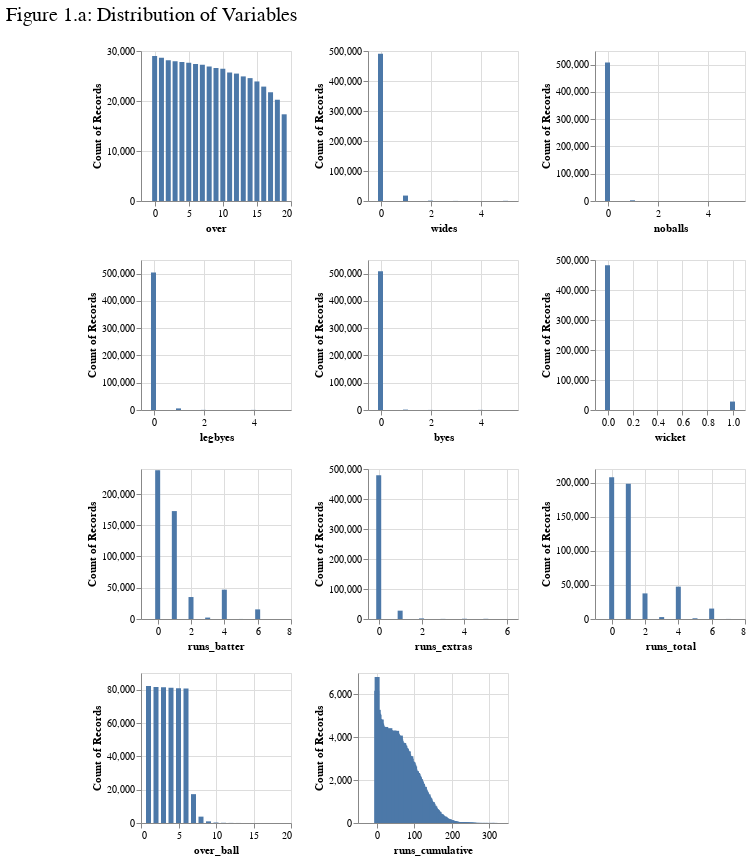

Write notebook code for a chart like this one.
### Markdown cell above
The dataset contains 28 columns and 510652 observations related to cricket. The ratio of quantitative to categorical (ordinal and nominal) data is approximately 50:50. Note that the columns **player_out, player_out_id, fielder_name, fielders_id, and wicket_type** show a significant amount of missing values. Player_out and player_out_id may be missing due to inapplicability (e.g., no one is out), which results in fielder_name, fielder_id, and wicket_type being invalid in these observations. Thus, these missing data are likely classified as **missing at random(MAR)**. Given the complexity of imputing these values, they are unlikely to be included in our further analysis.

Note that, among the 28 columns, there were few attributes generated based on existing columns, and they are "over_ball", "inning", "runs_cumulative", and "powerplay". Although they are all integers, it is important to note that, only "overball" and "runs_cumulative" are quantitative, whereas "inning" and "powerplay" are categorical. Detailed calculations of these attributes are in the `cricsheet-json-parsing.ipynb` file.

### Code cell
def vis_bar(x_input, width, height):
    return alt.Chart(train_data).mark_bar().encode(
        x = x_input,
        y = "count()"
    ).properties(
        width = width, 
        height = height
    )

over = vis_bar("over", 150, 150)
wides = vis_bar("wides", 150, 150)
noballs = vis_bar("noballs", 150, 150)
legbyes = vis_bar("legbyes", 150, 150)
byes = vis_bar("byes", 150, 150)
wicket = vis_bar("wicket", 150, 150)
run_batter = vis_bar("runs_batter", 150, 150)
run_extras = vis_bar("runs_extras", 150, 150)
run_total = vis_bar("runs_total", 150, 150)
over_ball = vis_bar("over_ball", 150, 150)
runs_cumulative = vis_bar("runs_cumulative", 150, 150)

title_1_a = alt.Chart(
    {"values": [{"text": "Figure 1.1: Distribution of Variables"}]}
).mark_text(size=20).encode(
    text="text:N"
)

v1 = alt.hconcat(over, wides, noballs)
v2 = alt.hconcat(legbyes, byes, wicket)
v3 = alt.hconcat(run_batter, run_extras, run_total)
v4 = alt.hconcat(over_ball, runs_cumulative)
alt.vconcat(title_1_a, v1, v2, v3, v4)

### Figure 1 — Vega specification as saved in the notebook (floating-point values rounded to 4 significant figures; data arrays with more than 128 entries replaced by an {"elided": "..."} marker saying what was removed)
{"$schema": "https://vega.github.io/schema/vega/v5.json", "background": "white", "data": [{"name": "data-e28bbd29196adbd423c09654646b514c", "values": [{"text": "Figure 1.a: Distribution of Variables"}]}, {"name": "source_0"}, {"name": "source_1"}, {"name": "source_2"}, {"name": "source_3"}, {"name": "data_0", "values": [{"__count": 27959, "over": 3}, {"__count": 27674, "over": 5}, {"__count": 21748, "over": 17}, {"__count": 27787, "over": 4}, {"__count": 29017, "over": 0}, {"__count": 28157, "over": 2}, {"__count": 26458, "over": 10}, {"__count": 27228, "over": 7}, {"__count": 25483, "over": 12}, {"__count": 22880, "over": 16}, {"__count": 25722, "over": 11}, {"__count": 24920, "over": 13}, {"__count": 17340, "over": 19}, {"__count": 23910, "over": 15}, {"__count": 27396, "over": 6}, {"__count": 24575, "over": 14}, {"__count": 26917, "over": 8}, {"__count": 20252, "over": 18}, {"__count": 26579, "over": 9}, {"__count": 28650, "over": 1}]}, {"name": "data_1", "values": [{"__count": 490474, "wides": 0}, {"__count": 18104, "wides": 1}, {"__count": 1166, "wides": 2}, {"__count": 285, "wides": 3}, {"__count": 595, "wides": 5}, {"__count": 28, "wides": 4}]}, {"name": "data_2", "values": [{"__count": 508065, "noballs": 0}, {"__count": 2566, "noballs": 1}, {"__count": 7, "noballs": 5}, {"__count": 12, "noballs": 2}, {"__count": 2, "noballs": 3}]}, {"name": "data_3", "values": [{"__count": 503870, "legbyes": 0}, {"__count": 5884, "legbyes": 1}, {"__count": 456, "legbyes": 2}, {"__count": 402, "legbyes": 4}, {"__count": 31, "legbyes": 3}, {"__count": 9, "legbyes": 5}]}, {"name": "data_4", "values": [{"__count": 508502, "byes": 0}, {"__count": 1416, "byes": 1}, {"__count": 26, "byes": 3}, {"__count": 446, "byes": 4}, {"__count": 259, "byes": 2}, {"__count": 3, "byes": 5}]}, {"name": "data_5", "values": [{"__count": 482548, "wicket": 0}, {"__count": 28104, "wicket": 1}]}, {"name": "data_6", "values": [{"__count": 238158, "runs_batter": 0}, {"__count": 172657, "runs_batter": 1}, {"__count": 2294, "runs_batter": 3}, {"__count": 46938, "runs_batter": 4}, {"__count": 35137, "runs_batter": 2}, {"__count": 15388, "runs_batter": 6}, {"__count": 78, "runs_batter": 5}, {"__count": 2, "runs_batter": 7}]}, {"name": "data_7", "values": [{"__count": 479039, "runs_extras": 0}, {"__count": 27824, "runs_extras": 1}, {"__count": 1930, "runs_extras": 2}, {"__count": 360, "runs_extras": 3}, {"__count": 853, "runs_extras": 4}, {"__count": 645, "runs_extras": 5}, {"__count": 1, "runs_extras": 6}]}, {"name": "data_8", "values": [{"__count": 207849, "runs_total": 0}, {"__count": 198512, "runs_total": 1}, {"__count": 2828, "runs_total": 3}, {"__count": 47449, "runs_total": 4}, {"__count": 37551, "runs_total": 2}, {"__count": 15297, "runs_total": 6}, {"__count": 1067, "runs_total": 5}, {"__count": 99, "runs_total": 7}]}, {"name": "data_9", "values": [{"__count": 81661, "over_ball": 2}, {"__count": 81126, "over_ball": 4}, {"__count": 80646, "over_ball": 6}, {"__count": 82174, "over_ball": 1}, {"__count": 80887, "over_ball": 5}, {"__count": 81515, "over_ball": 3}, {"__count": 17304, "over_ball": 7}, {"__count": 3819, "over_ball": 8}, {"__count": 985, "over_ball": 9}, {"__count": 292, "over_ball": 10}, {"__count": 127, "over_ball": 11}, {"__count": 64, "over_ball": 12}, {"__count": 27, "over_ball": 13}, {"__count": 5, "over_ball": 16}, {"__count": 5, "over_ball": 15}, {"__count": 11, "over_ball": 14}, {"__count": 2, "over_ball": 17}, {"__count": 1, "over_ball": 19}, {"__count": 1, "over_ball": 18}]}, {"name": "data_10", "values": {"elided": "305 records"}}, {"name": "data_0_concat_1_concat_0_x_domain_over", "values": [{"max": 19, "min": 0}]}, {"name": "data_0_concat_1_concat_0_y_domain___count", "values": [{"max": 29017, "min": 17340}]}, {"name": "data_1_concat_1_concat_1_x_domain_wides", "values": [{"max": 5, "min": 0}]}, {"name": "data_1_concat_1_concat_1_y_domain___count", "values": [{"max": 490474, "min": 28}]}, {"name": "data_2_concat_1_concat_2_x_domain_noballs", "values": [{"max": 5, "min": 0}]}, {"name": "data_2_concat_1_concat_2_y_domain___count", "values": [{"max": 508065, "min": 2}]}, {"name": "data_3_concat_2_concat_0_x_domain_legbyes", "values": [{"max": 5, "min": 0}]}, {"name": "data_3_concat_2_concat_0_y_domain___count", "values": [{"max": 503870, "min": 9}]}, {"name": "data_4_concat_2_concat_1_x_domain_byes", "values": [{"max": 5, "min": 0}]}, {"name": "data_4_concat_2_concat_1_y_domain___count", "values": [{"max": 508502, "min": 3}]}, {"name": "data_5_concat_2_concat_2_x_domain_wicket", "values": [{"max": 1, "min": 0}]}, {"name": "data_5_concat_2_concat_2_y_domain___count", "values": [{"max": 482548, "min": 28104}]}, {"name": "data_6_concat_3_concat_0_x_domain_runs_batter", "values": [{"max": 7, "min": 0}]}, {"name": "data_6_concat_3_concat_0_y_domain___count", "values": [{"max": 238158, "min": 2}]}, {"name": "data_7_concat_3_concat_1_x_domain_runs_extras", "values": [{"max": 6, "min": 0}]}, {"name": "data_7_concat_3_concat_1_y_domain___count", "values": [{"max": 479039, "min": 1}]}, {"name": "data_8_concat_3_concat_2_x_domain_runs_total", "values": [{"max": 7, "min": 0}]}, {"name": "data_8_concat_3_concat_2_y_domain___count", "values": [{"max": 207849, "min": 99}]}, {"name": "data_9_concat_4_concat_0_x_domain_over_ball", "values": [{"max": 19, "min": 1}]}, {"name": "data_9_concat_4_concat_0_y_domain___count", "values": [{"max": 82174, "min": 1}]}, {"name": "data_10_concat_4_concat_1_x_domain_runs_cumulative", "values": [{"max": 333, "min": 0}]}, {"name": "data_10_concat_4_concat_1_y_domain___count", "values": [{"max": 6808, "min": 1}]}], "layout": {"align": "each", "bounds": "full", "columns": 1, "padding": 20}, "marks": [{"encode": {"update": {"height": {"signal": "concat_0_height"}, "width": {"signal": "concat_0_width"}}}, "marks": [{"encode": {"update": {"align": {"value": "center"}, "baseline": {"value": "middle"}, "description": {"signal": "\"text: \" + (isValid(datum[\"text\"]) ? datum[\"text\"] : \"\"+datum[\"text\"])"}, "fill": {"value": "black"}, "fontSize": {"value": 20}, "text": {"signal": "isValid(datum[\"text\"]) ? datum[\"text\"] : \"\"+datum[\"text\"]"}, "x": {"mult": 0.5, "signal": "concat_0_width"}, "y": {"mult": 0.5, "signal": "concat_0_height"}}}, "from": {"data": "data-e28bbd29196adbd423c09654646b514c"}, "name": "concat_0_marks", "style": ["text"], "type": "text"}], "name": "concat_0_group", "style": "view", "type": "group"}, {"layout": {"align": "each", "bounds": "full", "padding": 20}, "marks": [{"axes": [{"aria": false, "domain": false, "grid": true, "gridScale": "concat_1_concat_0_y", "labels": false, "maxExtent": 0, "minExtent": 0, "orient": "bottom", "scale": "concat_1_concat_0_x", "tickCount": {"signal": "ceil(concat_1_childWidth/40)"}, "ticks": false, "zindex": 0}, {"aria": false, "domain": false, "grid": true, "gridScale": "concat_1_concat_0_x", "labels": false, "maxExtent": 0, "minExtent": 0, "orient": "left", "scale": "concat_1_concat_0_y", "tickCount": {"signal": "ceil(concat_1_height/40)"}, "ticks": false, "zindex": 0}, {"grid": false, "labelFlush": true, "labelOverlap": true, "orient": "bottom", "scale": "concat_1_concat_0_x", "tickCount": {"signal": "ceil(concat_1_childWidth/40)"}, "title": "over", "zindex": 0}, {"grid": false, "labelOverlap": true, "orient": "left", "scale": "concat_1_concat_0_y", "tickCount": {"signal": "ceil(concat_1_height/40)"}, "title": "Count of Records", "zindex": 0}], "encode": {"update": {"height": {"signal": "concat_1_height"}, "width": {"signal": "concat_1_childWidth"}}}, "marks": [{"encode": {"update": {"ariaRoleDescription": {"value": "bar"}, "description": {"signal": "\"over: \" + (format(datum[\"over\"], \"\")) + \"; Count of Records: \" + (format(datum[\"__count\"], \"\"))"}, "fill": {"value": "#4c78a8"}, "width": {"value": 5}, "xc": {"field": "over", "scale": "concat_1_concat_0_x"}, "y": {"field": "__count", "scale": "concat_1_concat_0_y"}, "y2": {"scale": "concat_1_concat_0_y", "value": 0}}}, "from": {"data": "data_0"}, "name": "concat_1_concat_0_marks", "style": ["bar"], "type": "rect"}], "name": "concat_1_concat_0_group", "style": "cell", "type": "group"}, {"axes": [{"aria": false, "domain": false, "grid": true, "gridScale": "concat_1_concat_1_y", "labels": false, "maxExtent": 0, "minExtent": 0, "orient": "bottom", "scale": "concat_1_concat_1_x", "tickCount": {"signal": "ceil(concat_1_childWidth/40)"}, "ticks": false, "zindex": 0}, {"aria": false, "domain": false, "grid": true, "gridScale": "concat_1_concat_1_x", "labels": false, "maxExtent": 0, "minExtent": 0, "orient": "left", "scale": "concat_1_concat_1_y", "tickCount": {"signal": "ceil(concat_1_height/40)"}, "ticks": false, "zindex": 0}, {"grid": false, "labelFlush": true, "labelOverlap": true, "orient": "bottom", "scale": "concat_1_concat_1_x", "tickCount": {"signal": "ceil(concat_1_childWidth/40)"}, "title": "wides", "zindex": 0}, {"grid": false, "labelOverlap": true, "orient": "left", "scale": "concat_1_concat_1_y", "tickCount": {"signal": "ceil(concat_1_height/40)"}, "title": "Count of Records", "zindex": 0}], "encode": {"update": {"height": {"signal": "concat_1_height"}, "width": {"signal": "concat_1_childWidth"}}}, "marks": [{"encode": {"update": {"ariaRoleDescription": {"value": "bar"}, "description": {"signal": "\"wides: \" + (format(datum[\"wides\"], \"\")) + \"; Count of Records: \" + (format(datum[\"__count\"], \"\"))"}, "fill": {"value": "#4c78a8"}, "width": {"value": 5}, "xc": {"field": "wides", "scale": "concat_1_concat_1_x"}, "y": {"field": "__count", "scale": "concat_1_concat_1_y"}, "y2": {"scale": "concat_1_concat_1_y", "value": 0}}}, "from": {"data": "data_1"}, "name": "concat_1_concat_1_marks", "style": ["bar"], "type": "rect"}], "name": "concat_1_concat_1_group", "style": "cell", "type": "group"}, {"axes": [{"aria": false, "domain": false, "grid": true, "gridScale": "concat_1_concat_2_y", "labels": false, "maxExtent": 0, "minExtent": 0, "orient": "bottom", "scale": "concat_1_concat_2_x", "tickCount": {"signal": "ceil(concat_1_childWidth/40)"}, "ticks": false, "zindex": 0}, {"aria": false, "domain": false, "grid": true, "gridScale": "concat_1_concat_2_x", "labels": false, "maxExtent": 0, "minExtent": 0, "orient": "left", "scale": "concat_1_concat_2_y", "tickCount": {"signal": "ceil(concat_1_height/40)"}, "ticks": false, "zindex": 0}, {"grid": false, "labelFlush": true, "labelOverlap": true, "orient": "bottom", "scale": "concat_1_concat_2_x", "tickCount": {"signal": "ceil(concat_1_childWidth/40)"}, "title": "noballs", "zindex": 0}, {"grid": false, "labelOverlap": true, "orient": "left", "scale": "concat_1_concat_2_y", "tickCount": {"signal": "ceil(concat_1_height/40)"}, "title": "Count of Records", "zindex": 0}], "encode": {"update": {"height": {"signal": "concat_1_height"}, "width": {"signal": "concat_1_childWidth"}}}, "marks": [{"encode": {"update": {"ariaRoleDescription": {"value": "bar"}, "description": {"signal": "\"noballs: \" + (format(datum[\"noballs\"], \"\")) + \"; Count of Records: \" + (format(datum[\"__count\"], \"\"))"}, "fill": {"value": "#4c78a8"}, "width": {"value": 5}, "xc": {"field": "noballs", "scale": "concat_1_concat_2_x"}, "y": {"field": "__count", "scale": "concat_1_concat_2_y"}, "y2": {"scale": "concat_1_concat_2_y", "value": 0}}}, "from": {"data": "data_2"}, "name": "concat_1_concat_2_marks", "style": ["bar"], "type": "rect"}], "name": "concat_1_concat_2_group", "style": "cell", "type": "group"}], "name": "concat_1_group", "type": "group"}, {"layout": {"align": "each", "bounds": "full", "padding": 20}, "marks": [{"axes": [{"aria": false, "domain": false, "grid": true, "gridScale": "concat_2_concat_0_y", "labels": false, "maxExtent": 0, "minExtent": 0, "orient": "bottom", "scale": "concat_2_concat_0_x", "tickCount": {"signal": "ceil(concat_2_childWidth/40)"}, "ticks": false, "zindex": 0}, {"aria": false, "domain": false, "grid": true, "gridScale": "concat_2_concat_0_x", "labels": false, "maxExtent": 0, "minExtent": 0, "orient": "left", "scale": "concat_2_concat_0_y", "tickCount": {"signal": "ceil(concat_2_height/40)"}, "ticks": false, "zindex": 0}, {"grid": false, "labelFlush": true, "labelOverlap": true, "orient": "bottom", "scale": "concat_2_concat_0_x", "tickCount": {"signal": "ceil(concat_2_childWidth/40)"}, "title": "legbyes", "zindex": 0}, {"grid": false, "labelOverlap": true, "orient": "left", "scale": "concat_2_concat_0_y", "tickCount": {"signal": "ceil(concat_2_height/40)"}, "title": "Count of Records", "zindex": 0}], "encode": {"update": {"height": {"signal": "concat_2_height"}, "width": {"signal": "concat_2_childWidth"}}}, "marks": [{"encode": {"update": {"ariaRoleDescription": {"value": "bar"}, "description": {"signal": "\"legbyes: \" + (format(datum[\"legbyes\"], \"\")) + \"; Count of Records: \" + (format(datum[\"__count\"], \"\"))"}, "fill": {"value": "#4c78a8"}, "width": {"value": 5}, "xc": {"field": "legbyes", "scale": "concat_2_concat_0_x"}, "y": {"field": "__count", "scale": "concat_2_concat_0_y"}, "y2": {"scale": "concat_2_concat_0_y", "value": 0}}}, "from": {"data": "data_3"}, "name": "concat_2_concat_0_marks", "style": ["bar"], "type": "rect"}], "name": "concat_2_concat_0_group", "style": "cell", "type": "group"}, {"axes": [{"aria": false, "domain": false, "grid": true, "gridScale": "concat_2_concat_1_y", "labels": false, "maxExtent": 0, "minExtent": 0, "orient": "bottom", "scale": "concat_2_concat_1_x", "tickCount": {"signal": "ceil(concat_2_childWidth/40)"}, "ticks": false, "zindex": 0}, {"aria": false, "domain": false, "grid": true, "gridScale": "concat_2_concat_1_x", "labels": false, "maxExtent": 0, "minExtent": 0, "orient": "left", "scale": "concat_2_concat_1_y", "tickCount": {"signal": "ceil(concat_2_height/40)"}, "ticks": false, "zindex": 0}, {"grid": false, "labelFlush": true, "labelOverlap": true, "orient": "bottom", "scale": "concat_2_concat_1_x", "tickCount": {"signal": "ceil(concat_2_childWidth/40)"}, "title": "byes", "zindex": 0}, {"grid": false, "labelOverlap": true, "orient": "left", "scale": "concat_2_concat_1_y", "tickCount": {"signal": "ceil(concat_2_height/40)"}, "title": "Count of Records", "zindex": 0}], "encode": {"update": {"height": {"signal": "concat_2_height"}, "width": {"signal": "concat_2_childWidth"}}}, "marks": [{"encode": {"update": {"ariaRoleDescription": {"value": "bar"}, "description": {"signal": "\"byes: \" + (format(datum[\"byes\"], \"\")) + \"; Count of Records: \" + (format(datum[\"__count\"], \"\"))"}, "fill": {"value": "#4c78a8"}, "width": {"value": 5}, "xc": {"field": "byes", "scale": "concat_2_concat_1_x"}, "y": {"field": "__count", "scale": "concat_2_concat_1_y"}, "y2": {"scale": "concat_2_concat_1_y", "value": 0}}}, "from": {"data": "data_4"}, "name": "concat_2_concat_1_marks", "style": ["bar"], "type": "rect"}], "name": "concat_2_concat_1_group", "style": "cell", "type": "group"}, {"axes": [{"aria": false, "domain": false, "grid": true, "gridScale": "concat_2_concat_2_y", "labels": false, "maxExtent": 0, "minExtent": 0, "orient": "bottom", "scale": "concat_2_concat_2_x", "tickCount": {"signal": "ceil(concat_2_childWidth/40)"}, "ticks": false, "zindex": 0}, {"aria": false, "domain": false, "grid": true, "gridScale": "concat_2_concat_2_x", "labels": false, "maxExtent": 0, "minExtent": 0, "orient": "left", "scale": "concat_2_concat_2_y", "tickCount": {"signal": "ceil(concat_2_height/40)"}, "ticks": false, "zindex": 0}, {"grid": false, "labelFlush": true, "labelOverlap": true, "orient": "bottom", "scale": "concat_2_concat_2_x", "tickCount": {"signal": "ceil(concat_2_childWidth/40)"}, "title": "wicket", "zindex": 0}, {"grid": false, "labelOverlap": true, "orient": "left", "scale": "concat_2_concat_2_y", "tickCount": {"signal": "ceil(concat_2_height/40)"}, "title": "Count of Records", "zindex": 0}], "encode": {"update": {"height": {"signal": "concat_2_height"}, "width": {"signal": "concat_2_childWidth"}}}, "marks": [{"encode": {"update": {"ariaRoleDescription": {"value": "bar"}, "description": {"signal": "\"wicket: \" + (format(datum[\"wicket\"], \"\")) + \"; Count of Records: \" + (format(datum[\"__count\"], \"\"))"}, "fill": {"value": "#4c78a8"}, "width": {"value": 5}, "xc": {"field": "wicket", "scale": "concat_2_concat_2_x"}, "y": {"field": "__count", "scale": "concat_2_concat_2_y"}, "y2": {"scale": "concat_2_concat_2_y", "value": 0}}}, "from": {"data": "data_5"}, "name": "concat_2_concat_2_marks", "style": ["bar"], "type": "rect"}], "name": "concat_2_concat_2_group", "style": "cell", "type": "group"}], "name": "concat_2_group", "type": "group"}, {"layout": {"align": "each", "bounds": "full", "padding": 20}, "marks": [{"axes": [{"aria": false, "domain": false, "grid": true, "gridScale": "concat_3_concat_0_y", "labels": false, "maxExtent": 0, "minExtent": 0, "orient": "bottom", "scale": "concat_3_concat_0_x", "tickCount": {"signal": "ceil(concat_3_childWidth/40)"}, "ticks": false, "zindex": 0}, {"aria": false, "domain": false, "grid": true, "gridScale": "concat_3_concat_0_x", "labels": false, "maxExtent": 0, "minExtent": 0, "orient": "left", "scale": "concat_3_concat_0_y", "tickCount": {"signal": "ceil(concat_3_height/40)"}, "ticks": false, "zindex": 0}, {"grid": false, "labelFlush": true, "labelOverlap": true, "orient": "bottom", "scale": "concat_3_concat_0_x", "tickCount": {"signal": "ceil(concat_3_childWidth/40)"}, "title": "runs_batter", "zindex": 0}, {"grid": false, "labelOverlap": true, "orient": "left", "scale": "concat_3_concat_0_y", "tickCount": {"signal": "ceil(concat_3_height/40)"}, "title": "Count of Records", "zindex": 0}], "encode": {"update": {"height": {"signal": "concat_3_height"}, "width": {"signal": "concat_3_childWidth"}}}, "marks": [{"encode": {"update": {"ariaRoleDescription": {"value": "bar"}, "description": {"signal": "\"runs_batter: \" + (format(datum[\"runs_batter\"], \"\")) + \"; Count of Records: \" + (format(datum[\"__count\"], \"\"))"}, "fill": {"value": "#4c78a8"}, "width": {"value": 5}, "xc": {"field": "runs_batter", "scale": "concat_3_concat_0_x"}, "y": {"field": "__count", "scale": "concat_3_concat_0_y"}, "y2": {"scale": "concat_3_concat_0_y", "value": 0}}}, "from": {"data": "data_6"}, "name": "concat_3_concat_0_marks", "style": ["bar"], "type": "rect"}], "name": "concat_3_concat_0_group", "style": "cell", "type": "group"}, {"axes": [{"aria": false, "domain": false, "grid": true, "gridScale": "concat_3_concat_1_y", "labels": false, "maxExtent": 0, "minExtent": 0, "orient": "bottom", "scale": "concat_3_concat_1_x", "tickCount": {"signal": "ceil(concat_3_childWidth/40)"}, "ticks": false, "zindex": 0}, {"aria": false, "domain": false, "grid": true, "gridScale": "concat_3_concat_1_x", "labels": false, "maxExtent": 0, "minExtent": 0, "orient": "left", "scale": "concat_3_concat_1_y", "tickCount": {"signal": "ceil(concat_3_height/40)"}, "ticks": false, "zindex": 0}, {"grid": false, "labelFlush": true, "labelOverlap": true, "orient": "bottom", "scale": "concat_3_concat_1_x", "tickCount": {"signal": "ceil(concat_3_childWidth/40)"}, "title": "runs_extras", "zindex": 0}, {"grid": false, "labelOverlap": true, "orient": "left", "scale": "concat_3_concat_1_y", "tickCount": {"signal": "ceil(concat_3_height/40)"}, "title": "Count of Records", "zindex": 0}], "encode": {"update": {"height": {"signal": "concat_3_height"}, "width": {"signal": "concat_3_childWidth"}}}, "marks": [{"encode": {"update": {"ariaRoleDescription": {"value": "bar"}, "description": {"signal": "\"runs_extras: \" + (format(datum[\"runs_extras\"], \"\")) + \"; Count of Records: \" + (format(datum[\"__count\"], \"\"))"}, "fill": {"value": "#4c78a8"}, "width": {"value": 5}, "xc": {"field": "runs_extras", "scale": "concat_3_concat_1_x"}, "y": {"field": "__count", "scale": "concat_3_concat_1_y"}, "y2": {"scale": "concat_3_concat_1_y", "value": 0}}}, "from": {"data": "data_7"}, "name": "concat_3_concat_1_marks", "style": ["bar"], "type": "rect"}], "name": "concat_3_concat_1_group", "style": "cell", "type": "group"}, {"axes": [{"aria": false, "domain": false, "grid": true, "gridScale": "concat_3_concat_2_y", "labels": false, "maxExtent": 0, "minExtent": 0, "orient": "bottom", "scale": "concat_3_concat_2_x", "tickCount": {"signal": "ceil(concat_3_childWidth/40)"}, "ticks": false, "zindex": 0}, {"aria": false, "domain": false, "grid": true, "gridScale": "concat_3_concat_2_x", "labels": false, "maxExtent": 0, "minExtent": 0, "orient": "left", "scale": "concat_3_concat_2_y", "tickCount": {"signal": "ceil(concat_3_height/40)"}, "ticks": false, "zindex": 0}, {"grid": false, "labelFlush": true, "labelOverlap": true, "orient": "bottom", "scale": "concat_3_concat_2_x", "tickCount": {"signal": "ceil(concat_3_childWidth/40)"}, "title": "runs_total", "zindex": 0}, {"grid": false, "labelOverlap": true, "orient": "left", "scale": "concat_3_concat_2_y", "tickCount": {"signal": "ceil(concat_3_height/40)"}, "title": "Count of Records", "zindex": 0}], "encode": {"update": {"height": {"signal": "concat_3_height"}, "width": {"signal": "concat_3_childWidth"}}}, "marks": [{"encode": {"update": {"ariaRoleDescription": {"value": "bar"}, "description": {"signal": "\"runs_total: \" + (format(datum[\"runs_total\"], \"\")) + \"; Count of Records: \" + (format(datum[\"__count\"], \"\"))"}, "fill": {"value": "#4c78a8"}, "width": {"value": 5}, "xc": {"field": "runs_total", "scale": "concat_3_concat_2_x"}, "y": {"field": "__count", "scale": "concat_3_concat_2_y"}, "y2": {"scale": "concat_3_concat_2_y", "value": 0}}}, "from": {"data": "data_8"}, "name": "concat_3_concat_2_marks", "style": ["bar"], "type": "rect"}], "name": "concat_3_concat_2_group", "style": "cell", "type": "group"}], "name": "concat_3_group", "type": "group"}, {"layout": {"align": "each", "bounds": "full", "padding": 20}, "marks": [{"axes": [{"aria": false, "domain": false, "grid": true, "gridScale": "concat_4_concat_0_y", "labels": false, "maxExtent": 0, "minExtent": 0, "orient": "bottom", "scale": "concat_4_concat_0_x", "tickCount": {"signal": "ceil(concat_4_childWidth/40)"}, "ticks": false, "zindex": 0}, {"aria": false, "domain": false, "grid": true, "gridScale": "concat_4_concat_0_x", "labels": false, "maxExtent": 0, "minExtent": 0, "orient": "left", "scale": "concat_4_concat_0_y", "tickCount": {"signal": "ceil(concat_4_height/40)"}, "ticks": false, "zindex": 0}, {"grid": false, "labelFlush": true, "labelOverlap": true, "orient": "bottom", "scale": "concat_4_concat_0_x", "tickCount": {"signal": "ceil(concat_4_childWidth/40)"}, "title": "over_ball", "zindex": 0}, {"grid": false, "labelOverlap": true, "orient": "left", "scale": "concat_4_concat_0_y", "tickCount": {"signal": "ceil(concat_4_height/40)"}, "title": "Count of Records", "zindex": 0}], "encode": {"update": {"height": {"signal": "concat_4_height"}, "width": {"signal": "concat_4_childWidth"}}}, "marks": [{"encode": {"update": {"ariaRoleDescription": {"value": "bar"}, "description": {"signal": "\"over_ball: \" + (format(datum[\"over_ball\"], \"\")) + \"; Count of Records: \" + (format(datum[\"__count\"], \"\"))"}, "fill": {"value": "#4c78a8"}, "width": {"value": 5}, "xc": {"field": "over_ball", "scale": "concat_4_concat_0_x"}, "y": {"field": "__count", "scale": "concat_4_concat_0_y"}, "y2": {"scale": "concat_4_concat_0_y", "value": 0}}}, "from": {"data": "data_9"}, "name": "concat_4_concat_0_marks", "style": ["bar"], "type": "rect"}], "name": "concat_4_concat_0_group", "style": "cell", "type": "group"}, {"axes": [{"aria": false, "domain": false, "grid": true, "gridScale": "concat_4_concat_1_y", "labels": false, "maxExtent": 0, "minExtent": 0, "orient": "bottom", "scale": "concat_4_concat_1_x", "tickCount": {"signal": "ceil(concat_4_childWidth/40)"}, "ticks": false, "zindex": 0}, {"aria": false, "domain": false, "grid": true, "gridScale": "concat_4_concat_1_x", "labels": false, "maxExtent": 0, "minExtent": 0, "orient": "left", "scale": "concat_4_concat_1_y", "tickCount": {"signal": "ceil(concat_4_height/40)"}, "ticks": false, "zindex": 0}, {"grid": false, "labelFlush": true, "labelOverlap": true, "orient": "bottom", "scale": "concat_4_concat_1_x", "tickCount": {"signal": "ceil(concat_4_childWidth/40)"}, "title": "runs_cumulative", "zindex": 0}, {"grid": false, "labelOverlap": true, "orient": "left", "scale": "concat_4_concat_1_y", "tickCount": {"signal": "ceil(concat_4_height/40)"}, "title": "Count of Records", "zindex": 0}], "encode": {"update": {"height": {"signal": "concat_4_height"}, "width": {"signal": "concat_4_childWidth"}}}, "marks": [{"encode": {"update": {"ariaRoleDescription": {"value": "bar"}, "description": {"signal": "\"runs_cumulative: \" + (format(datum[\"runs_cumulative\"], \"\")) + \"; Count of Records: \" + (format(datum[\"__count\"], \"\"))"}, "fill": {"value": "#4c78a8"}, "width": {"value": 5}, "xc": {"field": "runs_cumulative", "scale": "concat_4_concat_1_x"}, "y": {"field": "__count", "scale": "concat_4_concat_1_y"}, "y2": {"scale": "concat_4_concat_1_y", "value": 0}}}, "from": {"data": "data_10"}, "name": "concat_4_concat_1_marks", "style": ["bar"], "type": "rect"}], "name": "concat_4_concat_1_group", "style": "cell", "type": "group"}], "name": "concat_4_group", "type": "group"}], "padding": 5, "scales": [{"domain": [{"signal": "(data(\"data_0_concat_1_concat_0_x_domain_over\")[0] || {}).min"}, {"signal": "(data(\"data_0_concat_1_concat_0_x_domain_over\")[0] || {}).max"}], "name": "concat_1_concat_0_x", "nice": true, "padding": 5, "range": [0, {"signal": "concat_1_childWidth"}], "type": "linear", "zero": false}, {"domain": [{"signal": "(data(\"data_0_concat_1_concat_0_y_domain___count\")[0] || {}).min"}, {"signal": "(data(\"data_0_concat_1_concat_0_y_domain___count\")[0] || {}).max"}], "name": "concat_1_concat_0_y", "nice": true, "range": [{"signal": "concat_1_height"}, 0], "type": "linear", "zero": true}, {"domain": [{"signal": "(data(\"data_1_concat_1_concat_1_x_domain_wides\")[0] || {}).min"}, {"signal": "(data(\"data_1_concat_1_concat_1_x_domain_wides\")[0] || {}).max"}], "name": "concat_1_concat_1_x", "nice": true, "padding": 5, "range": [0, {"signal": "concat_1_childWidth"}], "type": "linear", "zero": false}, {"domain": [{"signal": "(data(\"data_1_concat_1_concat_1_y_domain___count\")[0] || {}).min"}, {"signal": "(data(\"data_1_concat_1_concat_1_y_domain___count\")[0] || {}).max"}], "name": "concat_1_concat_1_y", "nice": true, "range": [{"signal": "concat_1_height"}, 0], "type": "linear", "zero": true}, {"domain": [{"signal": "(data(\"data_2_concat_1_concat_2_x_domain_noballs\")[0] || {}).min"}, {"signal": "(data(\"data_2_concat_1_concat_2_x_domain_noballs\")[0] || {}).max"}], "name": "concat_1_concat_2_x", "nice": true, "padding": 5, "range": [0, {"signal": "concat_1_childWidth"}], "type": "linear", "zero": false}, {"domain": [{"signal": "(data(\"data_2_concat_1_concat_2_y_domain___count\")[0] || {}).min"}, {"signal": "(data(\"data_2_concat_1_concat_2_y_domain___count\")[0] || {}).max"}], "name": "concat_1_concat_2_y", "nice": true, "range": [{"signal": "concat_1_height"}, 0], "type": "linear", "zero": true}, {"domain": [{"signal": "(data(\"data_3_concat_2_concat_0_x_domain_legbyes\")[0] || {}).min"}, {"signal": "(data(\"data_3_concat_2_concat_0_x_domain_legbyes\")[0] || {}).max"}], "name": "concat_2_concat_0_x", "nice": true, "padding": 5, "range": [0, {"signal": "concat_2_childWidth"}], "type": "linear", "zero": false}, {"domain": [{"signal": "(data(\"data_3_concat_2_concat_0_y_domain___count\")[0] || {}).min"}, {"signal": "(data(\"data_3_concat_2_concat_0_y_domain___count\")[0] || {}).max"}], "name": "concat_2_concat_0_y", "nice": true, "range": [{"signal": "concat_2_height"}, 0], "type": "linear", "zero": true}, {"domain": [{"signal": "(data(\"data_4_concat_2_concat_1_x_domain_byes\")[0] || {}).min"}, {"signal": "(data(\"data_4_concat_2_concat_1_x_domain_byes\")[0] || {}).max"}], "name": "concat_2_concat_1_x", "nice": true, "padding": 5, "range": [0, {"signal": "concat_2_childWidth"}], "type": "linear", "zero": false}, {"domain": [{"signal": "(data(\"data_4_concat_2_concat_1_y_domain___count\")[0] || {}).min"}, {"signal": "(data(\"data_4_concat_2_concat_1_y_domain___count\")[0] || {}).max"}], "name": "concat_2_concat_1_y", "nice": true, "range": [{"signal": "concat_2_height"}, 0], "type": "linear", "zero": true}, {"domain": [{"signal": "(data(\"data_5_concat_2_concat_2_x_domain_wicket\")[0] || {}).min"}, {"signal": "(data(\"data_5_concat_2_concat_2_x_domain_wicket\")[0] || {}).max"}], "name": "concat_2_concat_2_x", "nice": true, "padding": 5, "range": [0, {"signal": "concat_2_childWidth"}], "type": "linear", "zero": false}, {"domain": [{"signal": "(data(\"data_5_concat_2_concat_2_y_domain___count\")[0] || {}).min"}, {"signal": "(data(\"data_5_concat_2_concat_2_y_domain___count\")[0] || {}).max"}], "name": "concat_2_concat_2_y", "nice": true, "range": [{"signal": "concat_2_height"}, 0], "type": "linear", "zero": true}, {"domain": [{"signal": "(data(\"data_6_concat_3_concat_0_x_domain_runs_batter\")[0] || {}).min"}, {"signal": "(data(\"data_6_concat_3_concat_0_x_domain_runs_batter\")[0] || {}).max"}], "name": "concat_3_concat_0_x", "nice": true, "padding": 5, "range": [0, {"signal": "concat_3_childWidth"}], "type": "linear", "zero": false}, {"domain": [{"signal": "(data(\"data_6_concat_3_concat_0_y_domain___count\")[0] || {}).min"}, {"signal": "(data(\"data_6_concat_3_concat_0_y_domain___count\")[0] || {}).max"}], "name": "concat_3_concat_0_y", "nice": true, "range": [{"signal": "concat_3_height"}, 0], "type": "linear", "zero": true}, {"domain": [{"signal": "(data(\"data_7_concat_3_concat_1_x_domain_runs_extras\")[0] || {}).min"}, {"signal": "(data(\"data_7_concat_3_concat_1_x_domain_runs_extras\")[0] || {}).max"}], "name": "concat_3_concat_1_x", "nice": true, "padding": 5, "range": [0, {"signal": "concat_3_childWidth"}], "type": "linear", "zero": false}, {"domain": [{"signal": "(data(\"data_7_concat_3_concat_1_y_domain___count\")[0] || {}).min"}, {"signal": "(data(\"data_7_concat_3_concat_1_y_domain___count\")[0] || {}).max"}], "name": "concat_3_concat_1_y", "nice": true, "range": [{"signal": "concat_3_height"}, 0], "type": "linear", "zero": true}, {"domain": [{"signal": "(data(\"data_8_concat_3_concat_2_x_domain_runs_total\")[0] || {}).min"}, {"signal": "(data(\"data_8_concat_3_concat_2_x_domain_runs_total\")[0] || {}).max"}], "name": "concat_3_concat_2_x", "nice": true, "padding": 5, "range": [0, {"signal": "concat_3_childWidth"}], "type": "linear", "zero": false}, {"domain": [{"signal": "(data(\"data_8_concat_3_concat_2_y_domain___count\")[0] || {}).min"}, {"signal": "(data(\"data_8_concat_3_concat_2_y_domain___count\")[0] || {}).max"}], "name": "concat_3_concat_2_y", "nice": true, "range": [{"signal": "concat_3_height"}, 0], "type": "linear", "zero": true}, {"domain": [{"signal": "(data(\"data_9_concat_4_concat_0_x_domain_over_ball\")[0] || {}).min"}, {"signal": "(data(\"data_9_concat_4_concat_0_x_domain_over_ball\")[0] || {}).max"}], "name": "concat_4_concat_0_x", "nice": true, "padding": 5, "range": [0, {"signal": "concat_4_childWidth"}], "type": "linear", "zero": false}, {"domain": [{"signal": "(data(\"data_9_concat_4_concat_0_y_domain___count\")[0] || {}).min"}, {"signal": "(data(\"data_9_concat_4_concat_0_y_domain___count\")[0] || {}).max"}], "name": "concat_4_concat_0_y", "nice": true, "range": [{"signal": "concat_4_height"}, 0], "type": "linear", "zero": true}, {"domain": [{"signal": "(data(\"data_10_concat_4_concat_1_x_domain_runs_cumulative\")[0] || {}).min"}, {"signal": "(data(\"data_10_concat_4_concat_1_x_domain_runs_cumulative\")[0] || {}).max"}], "name": "concat_4_concat_1_x", "nice": true, "padding": 5, "range": [0, {"signal": "concat_4_childWidth"}], "type": "linear", "zero": false}, {"domain": [{"signal": "(data(\"data_10_concat_4_concat_1_y_domain___count\")[0] || {}).min"}, {"signal": "(data(\"data_10_concat_4_concat_1_y_domain___count\")[0] || {}).max"}], "name": "concat_4_concat_1_y", "nice": true, "range": [{"signal": "concat_4_height"}, 0], "type": "linear", "zero": true}], "signals": [{"name": "concat_0_width", "value": 20}, {"name": "concat_0_height", "value": 20}, {"name": "concat_1_height", "value": 150}, {"name": "concat_1_childWidth", "value": 150}, {"name": "concat_2_height", "value": 150}, {"name": "concat_2_childWidth", "value": 150}, {"name": "concat_3_height", "value": 150}, {"name": "concat_3_childWidth", "value": 150}, {"name": "concat_4_height", "value": 150}, {"name": "concat_4_childWidth", "value": 150}]}
